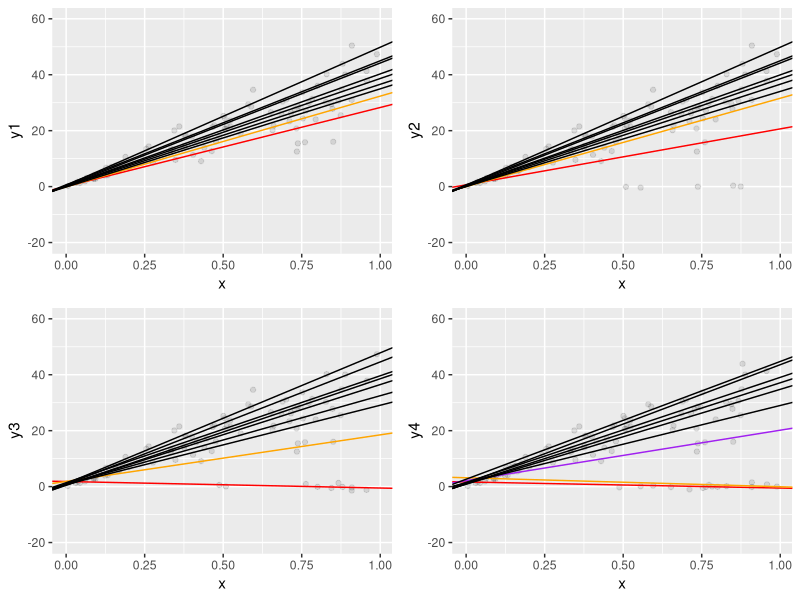
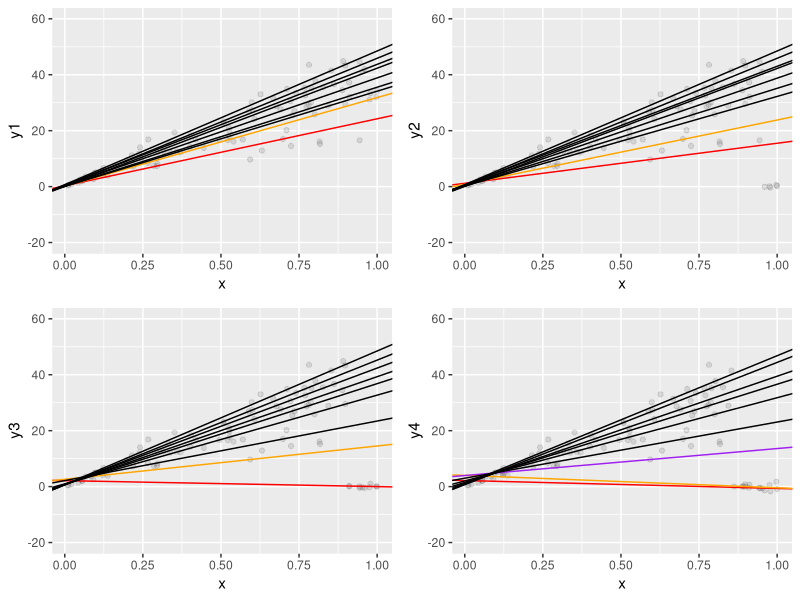

Source code (R) for these figures, in order:
## ---- chunk 1
library(gridExtra)
library(ggplot2)
library(quantreg)

x <- sort(runif(100))
y1 <- 40*x + x*rnorm(100, 0, 10)

selectedX1 <- sample(50:100, 5)
y2 <- y1
y2[selectedX1] <- x[1:5]*rnorm(5, 0, 10)

selectedX2 <- sample(50:100, 10)
y3 <- y1
y3[selectedX2] <- x[1:10]*rnorm(10, 0, 10)

selectedX3 <- sample(50:100, 15)
y4 <- y1
y4[selectedX3] <- x[1:15]*rnorm(15, 0, 10)

df <- data.frame(x, y1, y2, y3, y4)

df.qr1 <- coef(rq(y1~x, data=df, seq(0.1,0.9,0.1)))
p1 <- ggplot(data=df) + ylim(c(-20, 60))+geom_point(aes(x=x, y=y1),
             alpha=0.1) +
        geom_abline(intercept=df.qr1[1,1], slope=df.qr1[2,1],
                colour="red") +
        geom_abline(intercept=df.qr1[1,2], slope=df.qr1[2,2],
                colour="orange") +
        geom_abline(intercept=df.qr1[1,3], slope=df.qr1[2,3]) +
        geom_abline(intercept=df.qr1[1,4], slope=df.qr1[2,4]) +
        geom_abline(intercept=df.qr1[1,5], slope=df.qr1[2,5]) +
        geom_abline(intercept=df.qr1[1,6], slope=df.qr1[2,6]) +
        geom_abline(intercept=df.qr1[1,7], slope=df.qr1[2,7]) +
        geom_abline(intercept=df.qr1[1,8], slope=df.qr1[2,8]) +
        geom_abline(intercept=df.qr1[1,9], slope=df.qr1[2,9])

df.qr2 <- coef(rq(y2~x, data=df, seq(0.1, 0.9, 0.1)))
p2 <- ggplot(data=df) + ylim(c(-20, 60))+ geom_point(aes(x=x, y=y2),              alpha=0.1) +
    geom_abline(intercept=df.qr2[1,1], slope=df.qr2[2,1],
                colour="red") +
    geom_abline(intercept=df.qr2[1,2], slope=df.qr2[2,2],
                colour="orange") +
    geom_abline(intercept=df.qr2[1,3], slope=df.qr2[2,3]) +
    geom_abline(intercept=df.qr2[1,4], slope=df.qr2[2,4]) +
    geom_abline(intercept=df.qr2[1,5], slope=df.qr2[2,5]) +
    geom_abline(intercept=df.qr2[1,6], slope=df.qr2[2,6]) +
    geom_abline(intercept=df.qr2[1,7], slope=df.qr2[2,7]) +
    geom_abline(intercept=df.qr2[1,8], slope=df.qr2[2,8]) +
    geom_abline(intercept=df.qr2[1,9], slope=df.qr2[2,9])

df.qr3 <- coef(rq(y3~x, data=df, seq(0.1, 0.9, 0.1)))
p3 <- ggplot(data=df)+ ylim(c(-20,60)) + geom_point(aes(x=x, y=y3),              alpha=0.1) +
        geom_abline(intercept=df.qr3[1,1], slope=df.qr3[2,1],
                colour="red") +
        geom_abline(intercept=df.qr3[1,2], slope=df.qr3[2,2],
                colour="orange"              ) +
        geom_abline(intercept=df.qr3[1,3], slope=df.qr3[2,3]) +
        geom_abline(intercept=df.qr3[1,4], slope=df.qr3[2,4]) +
        geom_abline(intercept=df.qr3[1,5], slope=df.qr3[2,5]) +
        geom_abline(intercept=df.qr3[1,6], slope=df.qr3[2,6]) +
        geom_abline(intercept=df.qr3[1,7], slope=df.qr3[2,7]) +
        geom_abline(intercept=df.qr3[1,8], slope=df.qr3[2,8]) +
        geom_abline(intercept=df.qr3[1,9], slope=df.qr3[2,9])

df.qr4 <- coef(rq(y4~x, data=df, seq(0.1, 0.9, 0.1)))
p4 <- ggplot(data=df) + ylim(c(-20, 60))+ geom_point(aes(x=x, y=y4),              alpha=0.1) +
    geom_abline(intercept=df.qr4[1,1], slope=df.qr4[2,1],
                colour="red") +
    geom_abline(intercept=df.qr4[1,2], slope=df.qr4[2,2],
                colour="orange" ) +
    geom_abline(intercept=df.qr4[1,3], slope=df.qr4[2,3],
                colour ="purple") +
    geom_abline(intercept=df.qr4[1,4], slope=df.qr4[2,4]) +
    geom_abline(intercept=df.qr4[1,5], slope=df.qr4[2,5]) +
    geom_abline(intercept=df.qr4[1,6], slope=df.qr4[2,6]) +
    geom_abline(intercept=df.qr4[1,7], slope=df.qr4[2,7]) +
    geom_abline(intercept=df.qr4[1,8], slope=df.qr4[2,8]) +
    geom_abline(intercept=df.qr4[1,9], slope=df.qr4[2,9])

grid.arrange(p1, p2, p3,p4, ncol = 2)

## ---- chunk 2
x <- sort(runif(100))
y1 <- 40*x + x*rnorm(100, 0, 10)

y2 <- y1
y2[96: 100] <- x[1:5]*rnorm(5, 0, 10)

y3 <- y1
y3[91: 100] <- x[1:10]*rnorm(10, 0, 10)

y4 <- y1
y4[86:100] <- x[1:15]*rnorm(15, 0, 10)

df <- data.frame(x, y1, y2, y3, y4)

df.qr1 <- coef(rq(y1~x, data=df, seq(0.1,0.9,0.1)))
p1 <- ggplot(data=df) + ylim(c(-20, 60))+geom_point(aes(x=x, y=y1),
             alpha=0.1) +
        geom_abline(intercept=df.qr1[1,1], slope=df.qr1[2,1],
                colour="red") +
        geom_abline(intercept=df.qr1[1,2], slope=df.qr1[2,2],
                colour="orange") +
        geom_abline(intercept=df.qr1[1,3], slope=df.qr1[2,3]) +
        geom_abline(intercept=df.qr1[1,4], slope=df.qr1[2,4]) +
        geom_abline(intercept=df.qr1[1,5], slope=df.qr1[2,5]) +
        geom_abline(intercept=df.qr1[1,6], slope=df.qr1[2,6]) +
        geom_abline(intercept=df.qr1[1,7], slope=df.qr1[2,7]) +
        geom_abline(intercept=df.qr1[1,8], slope=df.qr1[2,8]) +
        geom_abline(intercept=df.qr1[1,9], slope=df.qr1[2,9])

df.qr2 <- coef(rq(y2~x, data=df, seq(0.1, 0.9, 0.1)))
p2 <- ggplot(data=df) + ylim(c(-20, 60))+ geom_point(aes(x=x, y=y2),              alpha=0.1) +
    geom_abline(intercept=df.qr2[1,1], slope=df.qr2[2,1],
                colour="red") +
    geom_abline(intercept=df.qr2[1,2], slope=df.qr2[2,2],
                colour="orange") +
    geom_abline(intercept=df.qr2[1,3], slope=df.qr2[2,3]) +
    geom_abline(intercept=df.qr2[1,4], slope=df.qr2[2,4]) +
    geom_abline(intercept=df.qr2[1,5], slope=df.qr2[2,5]) +
    geom_abline(intercept=df.qr2[1,6], slope=df.qr2[2,6]) +
    geom_abline(intercept=df.qr2[1,7], slope=df.qr2[2,7]) +
    geom_abline(intercept=df.qr2[1,8], slope=df.qr2[2,8]) +
    geom_abline(intercept=df.qr2[1,9], slope=df.qr2[2,9])

df.qr3 <- coef(rq(y3~x, data=df, seq(0.1, 0.9, 0.1)))
p3 <- ggplot(data=df)+ ylim(c(-20,60)) + geom_point(aes(x=x, y=y3),              alpha=0.1) +
        geom_abline(intercept=df.qr3[1,1], slope=df.qr3[2,1],
                colour="red") +
        geom_abline(intercept=df.qr3[1,2], slope=df.qr3[2,2],
                colour="orange"              ) +
        geom_abline(intercept=df.qr3[1,3], slope=df.qr3[2,3]) +
        geom_abline(intercept=df.qr3[1,4], slope=df.qr3[2,4]) +
        geom_abline(intercept=df.qr3[1,5], slope=df.qr3[2,5]) +
        geom_abline(intercept=df.qr3[1,6], slope=df.qr3[2,6]) +
        geom_abline(intercept=df.qr3[1,7], slope=df.qr3[2,7]) +
        geom_abline(intercept=df.qr3[1,8], slope=df.qr3[2,8]) +
        geom_abline(intercept=df.qr3[1,9], slope=df.qr3[2,9])

df.qr4 <- coef(rq(y4~x, data=df, seq(0.1, 0.9, 0.1)))
p4 <- ggplot(data=df) + ylim(c(-20, 60))+ geom_point(aes(x=x, y=y4),              alpha=0.1) +
    geom_abline(intercept=df.qr4[1,1], slope=df.qr4[2,1],
                colour="red") +
    geom_abline(intercept=df.qr4[1,2], slope=df.qr4[2,2],
                colour="orange" ) +
    geom_abline(intercept=df.qr4[1,3], slope=df.qr4[2,3],
                colour ="purple") +
    geom_abline(intercept=df.qr4[1,4], slope=df.qr4[2,4]) +
    geom_abline(intercept=df.qr4[1,5], slope=df.qr4[2,5]) +
    geom_abline(intercept=df.qr4[1,6], slope=df.qr4[2,6]) +
    geom_abline(intercept=df.qr4[1,7], slope=df.qr4[2,7]) +
    geom_abline(intercept=df.qr4[1,8], slope=df.qr4[2,8]) +
    geom_abline(intercept=df.qr4[1,9], slope=df.qr4[2,9])

grid.arrange(p1, p2, p3,p4, ncol = 2)

